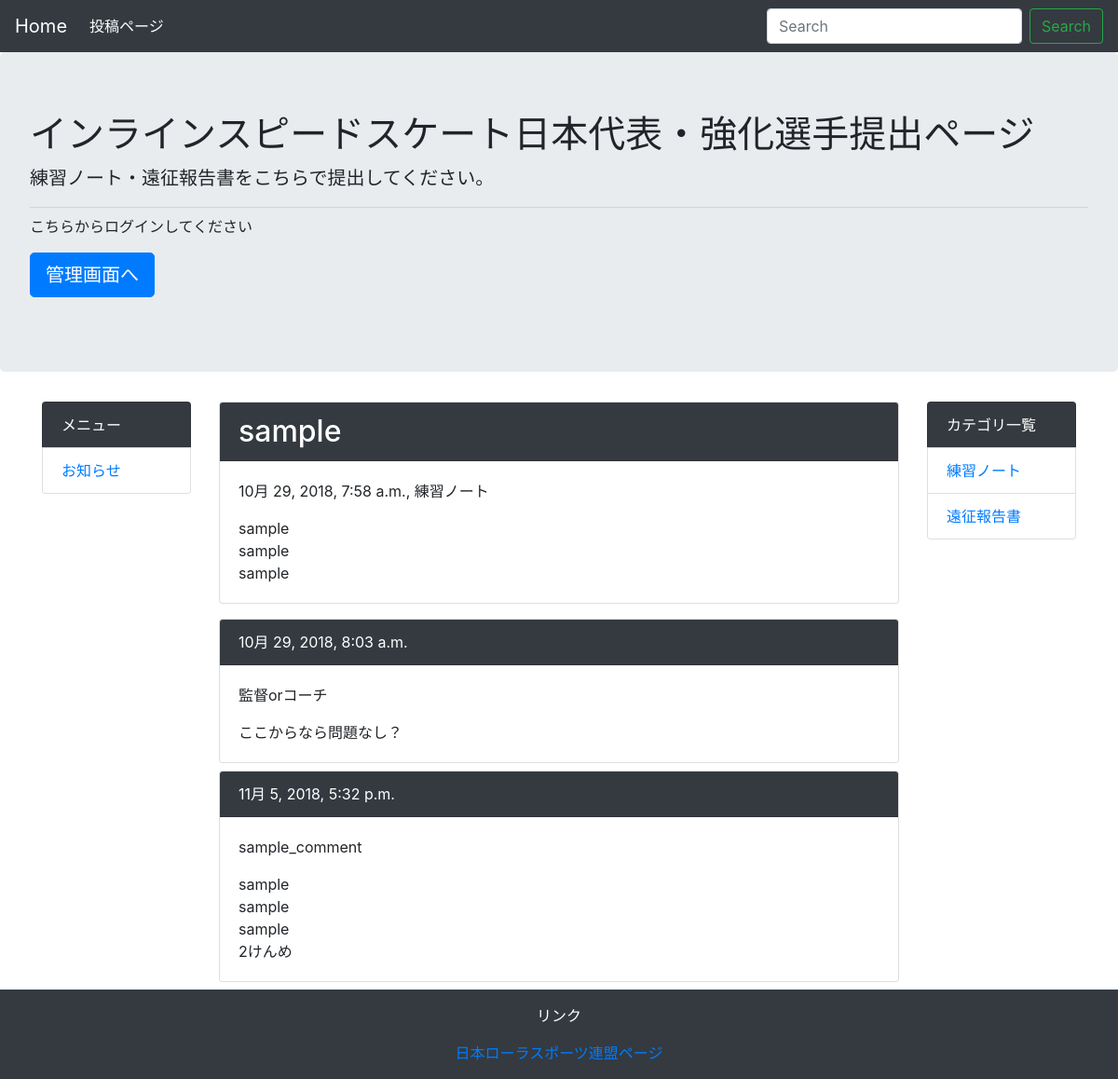
Page /detail/1/ on the committed database.
### homepage/models.py (models this page shows, shortened)
class Menu(models.Model):
    name = models.CharField('メニュー名', max_length=255)
    created_at = models.DateTimeField('作成日', default=timezone.now)
    def __str__(self):
        return self.name

class TrainingNote(models.Model):
    title = models.CharField('タイトル',max_length=255)
    text = models.TextField('本文')
    created_at = models.DateTimeField('提出日',default=timezone.now)
    category = models.ForeignKey(Category, verbose_name='カテゴリ', on_delete=models.PROTECT)

class Category(models.Model):
    name = models.CharField('カテゴリ名',max_length=255)
    created_at = models.DateTimeField('作成日', default=timezone.now)
    def __str__(self):
        return self.name

class Comment(models.Model):
        name = models.CharField('名前',max_length=30, default='監督orコーチ')
        text = models.TextField('本文')
        trainingnote = models.ForeignKey(TrainingNote, verbose_name="紐づく練習ノート", on_delete=models.PROTECT)
        created_at = models.DateTimeField('作成日', default=timezone.now)

### homepage/views.py (the view)
# urls.py: path('detail/<int:pk>/',views.DetailView.as_view(),name='detail'),
class DetailView(generic.DetailView):
    model = TrainingNote

### homepage/context_processors.py (called while the page is built)
def common(request):
    context = {
        'category_list': Category.objects.all(),
        'menu_list': Menu.objects.all(),
    }
    return context

### homepage/templates/homepage/trainingnote_detail.html
{% extends 'homepage/base.html' %}
{% block content %}
    <div class="card mb-3">
        <h2 class="card-header bg-dark text-white">{{ trainingnote.title }}</h2>
        <div class="card-body">
            <p>{{ trainingnote.created_at }}, {{ trainingnote.category }}</p>
            {{ trainingnote.text | linebreaksbr }}
        </div>
    </div>
    {% for comment in trainingnote.comment_set.all %}
        <div class="card mb-2">
            <h8 class="card-header bg-dark text-white">{{ comment.created_at }}</h8>
            <div class="card-body">
                <p>{{ comment.name }}</p>
                {{ comment.text | linebreaksbr }}
            </div>
        </div>
    {% endfor %}
{% endblock %}

### homepage/templates/homepage/base.html (shortened to what this page needs)
<!DOCTYPE html>
<html lang="ja">
  <head>
    <link rel="stylesheet" href="https://stackpath.bootstrapcdn.com/bootstrap/4.1.3/css/bootstrap.min.css">
  </head>
  <body>
    <nav class="navbar navbar-expand-lg navbar-dark bg-dark">
        <a class="navbar-brand" href="#">Home</a>
        <div class="collapse navbar-collapse" id="navbarSupportedContent">
            <ul class="navbar-nav mr-auto">
                <li class="nav-item active">
                    <a class="nav-link" href="{% url 'admin:index' %}">投稿ページ</a></a>
                </li>
            </ul>
            <form class="form-inline my-2 my-lg-0" method="GET" action="{% url 'homepage:index' %}">
                <input class="form-control mr-sm-2" type="text" placeholder="Search" aria-label="Search" name="keyword">
                <button class="btn btn-outline-success my-2 my-sm-0" type="submit">Search</button>
            </form>
        </div>
    </nav>
    <div class="jumbotron">
        <h1 class="display-">インラインスピードスケート日本代表・強化選手提出ページ</h1>
        <p class="lead">練習ノート・遠征報告書をこちらで提出してください。
        </p>
        <hr class="my-2">
        <p>こちらからログインしてください</p>
        <p class="lead">
            <a class="btn btn-primary btn-lg" href="{% url 'admin:index' %}" role="button">管理画面へ</a>
        </p>
    </div>
    <div class="container">
        <div class="row">
            <div class="col-md-2">
                <ul class="list-group">
                    <li class="list-group-item bg-dark text-white">メニュー</li>
                    {% for menu in menu_list %}
                        <li class="list-group-item"><a href="{% url 'homepage:menu' menu.pk %}">{{ menu }}</a></li>
                    {% endfor %}
                </ul>
            </div>
            <div class="col-md-8">
                {% block content %}
                {% endblock %}
            </div>
            <div class="col-md-2">
                <ul class="list-group">
                    <li class="list-group-item bg-dark text-white">カテゴリ一覧</li>
                    {% for category in category_list %}
                        <li class="list-group-item"><a href="{% url 'homepage:category' category.pk %}">{{ category }}</a></li>
                    {% endfor %}
                </ul>
            </div>
        </div>
    </div>
    <footer class="bg-dark text-white text-center py-3">
        <p>リンク</p>
        <a href="http://jrsf.or.jp/speed/">日本ローラスポーツ連盟ページ</a><br>
    </footer>
  </body>
</html>

### rows in the picture
Menu: name "お知らせ"
TrainingNote: title "sample", created_at "10月 29, 2018, 7:58 a.m.", category "練習ノート", text "sample sample sample"
Comment: created_at "10月 29, 2018, 8:03 a.m.", name "監督orコーチ", text "ここからなら問題なし？"
Comment: created_at "11月 5, 2018, 5:32 p.m.", name "sample_comment", text "sample sample sample 2けんめ"
Category: name "練習ノート"
Category: name "遠征報告書"
